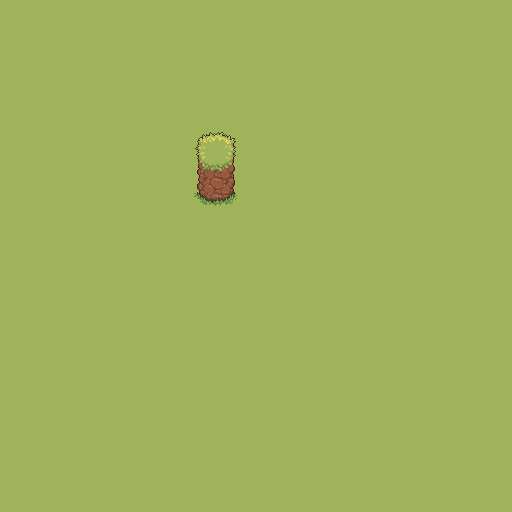

The image is a tile-based game level rendered from a .tmx file. Its description and source (layers, tilesets, objects; grid data summarised) follow:
An orthogonal 32x32 tile map with 16x16 px tiles, 2 tile layers (Tile Layer 1, Tile Layer 2).

<map version="1.10" tiledversion="1.11.2" orientation="orthogonal" renderorder="right-down" width="32" height="32" tilewidth="16" tileheight="16" infinite="0" nextlayerid="3" nextobjectid="1">
 <tileset firstgid="1" name="atlas2" tilewidth="16" tileheight="16" tilecount="336" columns="21">
  <image source="atlas.png" width="336" height="256" />
  <tile id="21">
   <animation>
    <frame tileid="21" duration="100" />
    <frame tileid="22" duration="100" />
    <frame tileid="23" duration="100" />
   </animation>
  </tile>
 </tileset>
 <layer id="1" name="Tile Layer 1" width="32" height="32">
  <data>[1024 cells, 1024 non-empty, 1 distinct tile ids]</data>
 </layer>
 <layer id="2" name="Tile Layer 2" width="32" height="32">
  <data>[1024 cells, 15 non-empty, 15 distinct tile ids]</data>
 </layer>
</map>
